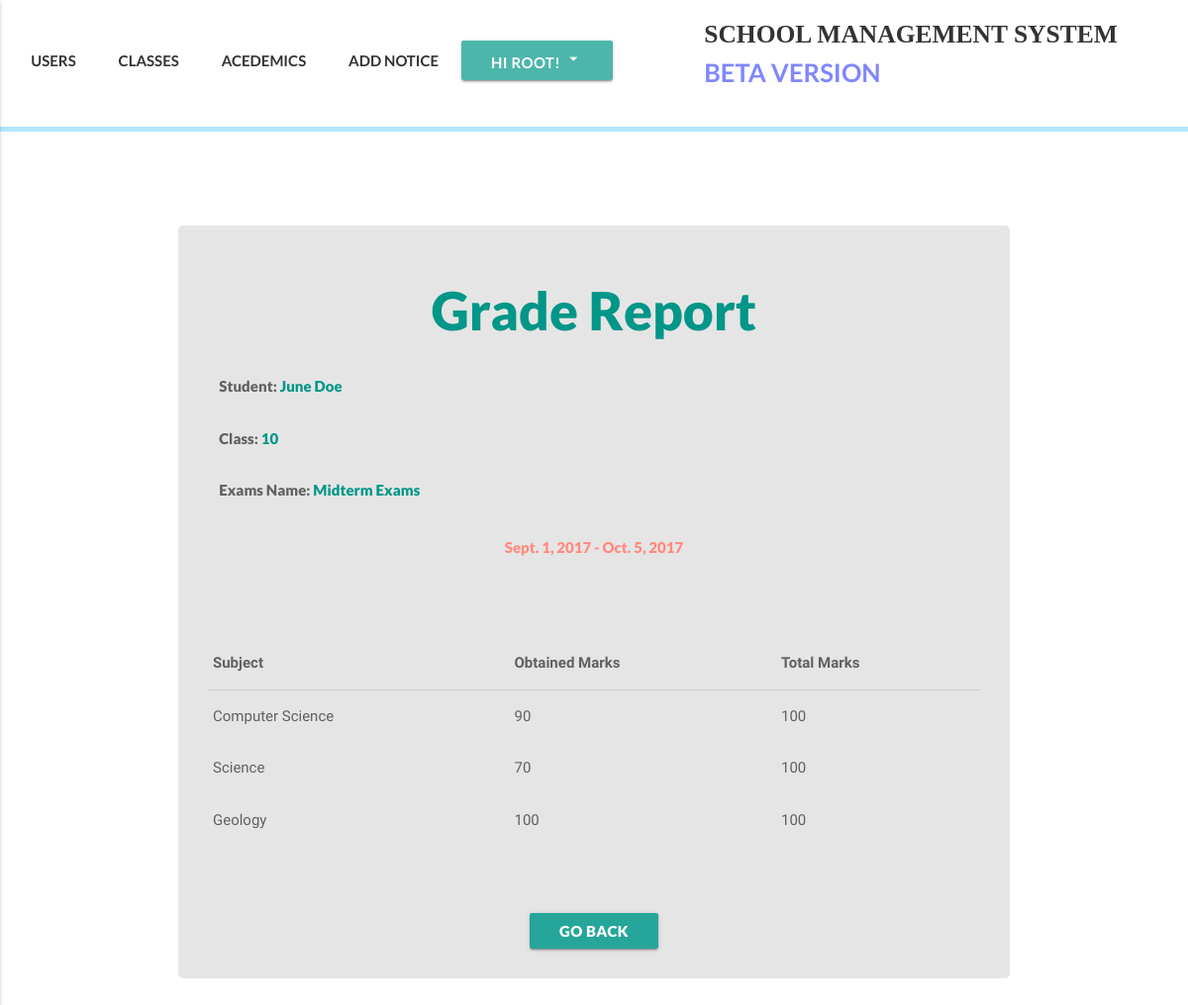
/academics/grades/4/student/5 (signed in), run on the app's committed database.
### accounts/models.py (models this page shows, shortened)
class User(AbstractBaseUser):
    email = models.EmailField(
        verbose_name='email address',
        max_length=255,
        unique=True,
    )
    date_of_birth = models.DateField(null=True)
    is_active = models.BooleanField(default=True)
    is_admin = models.BooleanField(default=False)
    is_teacher = models.BooleanField(default=False)
    is_student = models.BooleanField(default=False)
    bio = models.TextField(blank=True, help_text='write something about yourself...')
    phone_regex = RegexValidator(regex=r'^\+?1?\d{9,15}$', message="Phone number must be entered in the format: '+999999999'. Up to 15 digits allowed.")
    phone_number = models.CharField(validators=[phone_regex], max_length=17, blank=True, help_text="Phone number must be entered in the format: '+999999999'. Up to 15 digits allowed.") # validators should be a list
    first_name = models.CharField(max_length=225)
    last_name = models.CharField(max_length=225)
    address = models.CharField(max_length=225, blank=True)
    part_of = models.ForeignKey(Klasses, null=True, blank=True, related_name="partof", on_delete=models.SET_NULL)
    image = models.ImageField(upload_to="profile_pictures", blank=True)
    objects = MyUserManager()
    USERNAME_FIELD = 'email'
    REQUIRED_FIELDS = ['first_name', 'last_name', 'phone_number']
    def get_absolute_url(self):
        return reverse('user_detail', kwargs={'id':self.id})

### klass/models.py (models this page shows, shortened)
class Klasses(models.Model):
    id = models.AutoField(primary_key=True)
    name = models.CharField(max_length=50)
    def __str__(self):
        return self.name
    def get_absolute_url(self):
        return reverse('klasses_detail_view', kwargs={'id':self.id})

### academics/models.py (models this page shows, shortened)
class Semester(models.Model):
    name = models.CharField(max_length=225, help_text="Choose a name for this period of grades, Semester, yearly or monthly test. However it suits your needs the best")
    period_start = models.DateField(auto_now_add=False, auto_now=False)
    period_end = models.DateField(auto_now_add=False, auto_now=False)

class Grade(models.Model):
    semester = models.ForeignKey(Semester, on_delete=models.SET_NULL, blank=False, null=True, related_name="grades")
    student = models.ForeignKey(settings.AUTH_USER_MODEL, on_delete=models.CASCADE, default=1, related_name='grades')
    subject = models.ForeignKey(Subject, on_delete=models.CASCADE,blank=False,null=False )
    score = models.IntegerField(blank=False, null=False, validators=[validate_is_lt_hundred])

class Subject(models.Model):
    name = models.CharField(max_length=225)
    klass = models.ManyToManyField(Klasses, related_name='subjects')

### academics/views.py (the view)
# urls.py: url(r'^grades/(?P<semester_id>(\d+))/student/(?P<student_id>(\d+))$', grade_detail_view, name='grade-detail'),
def grade_detail_view(request, semester_id, student_id):
    if request.user.is_authenticated:
        student = get_object_or_404(User, id=student_id)
        if request.user.is_admin or request.user == student:
            semester = get_object_or_404(Semester, id=semester_id)
            grades = semester.grades.filter(student=student)
            template_name = "academics/grade/grade_detail.html"
            context = {
                "student":student,
                "semester":semester,
                "grades":grades,
            }
            return render(request, template_name, context)
        else:
            raise Http404
    else:
        raise Http404

### templates/academics/grade/grade_detail.html (shortened to what this page needs)
{% extends 'index.html' %}
{% block customcss %}
{% load static %}
<link rel="stylesheet" href="{% static 'css/academics/grades/grade-detail.css' %}">
{% endblock customcss %}
{% block content %}
  <div class="register-bg">
    <div class="classes-boi hoverable grey-text text-darken-2">
      <h2 class="report-head teal-text">Grade Report</h2>
      <div class="row">
        <div class="col s12">
          <p>Student: <a href="{{student.get_absolute_url}}" class="glow">{{student.first_name}} {{student.last_name}}</a></p>
        </div>
        <div class="col s12">
          <p>Class: <a href="{{student.part_of.get_absolute_url}}" class="glow">{{student.part_of}}</a></p>
        </div>
        <div class="col s12">
          <p>Exams Name: <span class="teal-text">{{semester.name}}</span></p>
        </div>
      </div>
      <p class="my-grade-detail">{{semester.period_start}} - {{semester.period_end}}</p>
      {% if grades %}
      <table class="responsive-table highlight ma-table">
        <thead>
          <tr>
              <th>Subject</th>
              <th>Obtained Marks</th>
              <th>Total Marks</th>
          </tr>
        </thead>
        <tbody>
        {% for grade in grades %}
          <tr>
            <td>{{grade.subject.name}}</td>
            <td>{{grade.score}}</td>
            <td>100</td>
          </tr>
        {% endfor %}
        </tbody>
      </table>
        <br><br><br>
        {% if request.user.is_admin %}
      <div class="center">
        <a href="/academics/grades/{{semester.id}}/semester/{{student.part_of.id}}" class="btn waves-red boto">Go Back</a>
      </div>
        {% elif request.user.is_teacher %}
        <div class="center">
          <a href="/academics/grade/{{semester.id}}/semester/{{student.part_of.id}}" class="btn waves-red boto">Go Back</a>
        </div>
        {% endif %}
      {% endif %}
  </div>
  </div>
{% endblock content %}

### templates/index.html (shortened to what this page needs)
<!DOCTYPE html>
<html lang="en">
<head>
  {% load static %}
  <link rel="stylesheet" href="https://cdnjs.cloudflare.com/ajax/libs/animate.css/3.5.2/animate.min.css">
  <link rel="stylesheet" href="{% static 'materialize/css/materialize.min.css' %}">
  {% block headercss %} <link rel="stylesheet" href="{% static 'css/header.css' %}"> {% endblock headercss %}
  {% block customcss %} <link rel="stylesheet" href="{% static 'css/home.css' %}"> {% endblock customcss %}
</head>
<body>
  {% block new_page %}
  <header>
    <div class="my-nav">
      <div class="row">
        <div class="col xl7 l7 m7 s12 ma-nav">
          <ul class="nav-ul" >
            {% block headernavs %}
            {% if request.user.is_authenticated %}
              {% if request.user.is_student %}
              <li><a href="{% url 'semester-view' %}" class="waves-effect waves-teal">MY GRADES</a></li>
              <li><a href="{{request.user.part_of.get_absolute_url}}" class="waves-effect waves-teal">MY CLASS</a></li>
              <li><a href="/academics/attendence/{{request.user.id}}" class="waves-effect waves-teal">ATTENDENCE</a></li>
              <a class='dropdown-button btn my-dropdown teal lighten-2' data-beloworigin="true" href='#' data-activates='dropdown1'>Hi {{request.user.first_name}}! <i class="medium material-icons">arrow_drop_down</i></a>
              <ul id='dropdown1' class='dropdown-content'>
               <li><a href="{{request.user.get_absolute_url}}">Profile</a></li>
               <li><a href="{% url 'change_password' %}">Change Password</a></li>
               <li><a href="{% url 'logout_view' %}">Logout</a></li>
             </ul>
              {% elif request.user.is_admin %}
              <li><a href="{% url 'user_view' %}" class="waves-effect waves-teal">USERS</a></li>
              <li><a href="{% url 'klasses_list_view' %}" class="waves-effect waves-teal">CLASSES</a></li>
              <li><a href="{% url 'academics_view' %}" class="waves-effect waves-teal">ACEDEMICS</a></li>
              <li><a href="#" class="waves-effect waves-teal">ADD NOTICE</a></li>
              <a class='dropdown-button btn my-dropdown teal lighten-2' data-beloworigin="true" href='#' data-activates='dropdown1'>Hi {{request.user.first_name}}! <i class="medium material-icons">arrow_drop_down</i></a>
              {% endif %}
            {% else %}
            <li><a href="{% url 'login_view' %}" class="waves-effect waves-teal"><span>LOGIN</span></a></li>
            {% endif %}
            {% endblock headernavs %}
          </ul>
        </div>
        <div class="col s2">
        </div>
        <div class="col xl5 l5 m5 offset-10">
          <a href="{% url 'home' %}" class='my-logo'>SCHOOL MANAGEMENT SYSTEM<br><span class="qaka"> BETA VERSION</span></a>
        </div>
    </div>
    </div>
    <div class='little-bar'></div>
  </header>
  {% block content %}{% endblock content %}
{% endblock new_page %}
</body>
</html>

### static/css/header.css (style rules this page uses)
.my-nav { font-family: lato; font-weight:bold; background-color: #fff; height:100%; padding-top:15px; padding-bottom: 0; margin-bottom:0; }
.my-dropdown { padding-bottom:40px; }
.little-bar { height:5px; background-color: #b3e5fc; }
.my-nav ul li { display: inline; }
.my-nav ul li a, .disable { padding: 20px 20px 20px 20px; color: #333; transition: 0.4s; }
.my-logo { font-family:kelson sans; color:#333; text-align:right; font-size:1.7em; transition: 0.4s; }
.qaka { color: #8086ff; font-family:lato; }

### static/css/academics/grades/grade-detail.css (style rules this page uses)
.register-bg { padding: 3em 0em; margin-top: 50px; }
.glow { color: #009688; transition-duration: 0.3s; }
.my-grade-detail { color: #ff8a80; transition-duration: 0.3s; text-align: center; }
.ma-table { margin-top: 10vh; }
.report-head { text-align: center; }
.classes-boi { border-radius: 5px; margin-top:10vh; width:70%; margin: auto; background-color: #e5e5e5 ; padding:2em; }
.classes-boi h3, .classes-boi h4, .classes-boi h2, .classes-boi p, .classes-boi a { font-family: lato; font-weight:1000; }

### data on the page
User: user.first_name "ROOT"
User: first_name "June", last_name "Doe", part_of "10"
Semester: name "Midterm Exams", period_start "Sept. 1, 2017", period_end "Oct. 5, 2017"
Grade: subject.name "Computer Science", score "90"
Grade: subject.name "Science", score "70"
Grade: subject.name "Geology", score "100"
